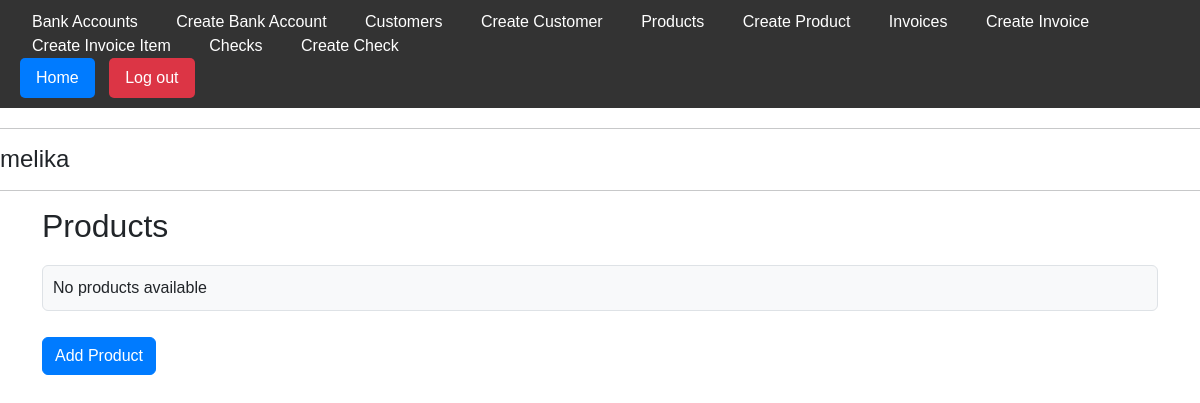
Before: /products/ (signed in) with the older database file.
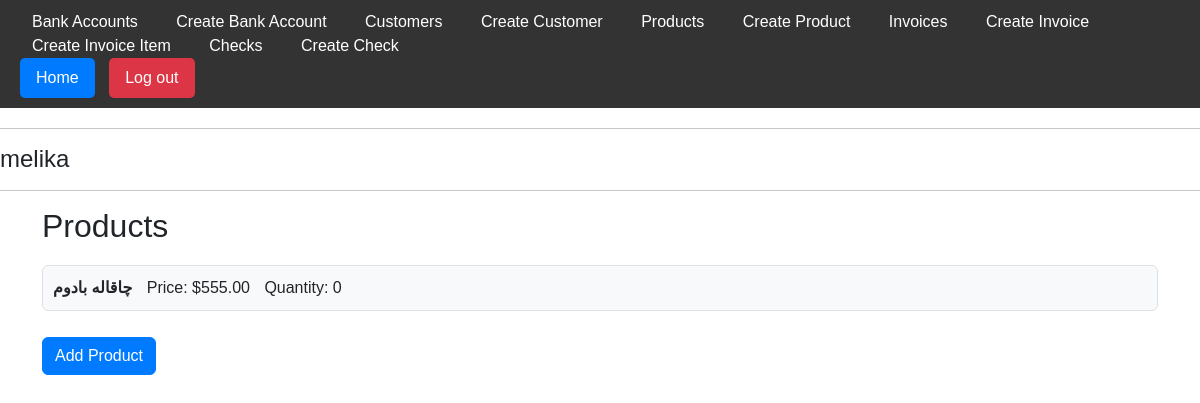
After: the same page with the newer database file.
### app/models.py (models this page shows, shortened)
class Product(models.Model):
    user = models.ForeignKey(User, on_delete=models.CASCADE, null=True, blank=True)
    name = models.CharField(max_length=100)
    price = models.DecimalField(max_digits=10, decimal_places=2)
    quantity = models.PositiveIntegerField(default=0)

### app/views.py (the view)
# urls.py: path('products/', ProductListView.as_view(), name='product-list'),
class ProductListView(LoginRequiredMixin, ListView):
    model = Product
    template_name = 'app/product_list.html'
    def get_queryset(self):
        return Product.objects.filter(user=self.request.user)

### app/templates/app/product_list.html
{% extends 'app/base.html' %}
{% load static %}
{% block extra_css %}
<link rel="stylesheet" type="text/css" href="{% static 'css/product_list.css' %}">
{% endblock %}
{% block content %}
<div class="container">
  <h2>Products</h2>
  <ul class="list-group">
    {% for product in object_list %}
    <li class="list-group-item">
      <span class="product-name">{{ product.name }}</span>
      <span class="product-price">Price: ${{ product.price }}</span>
      <span class="product-quantity">Quantity: {{ product.quantity }}</span>
    </li>
    {% empty %}
    <li class="list-group-item">No products available</li>
    {% endfor %}
  </ul>
  <a href="{% url 'product-create' %}" class="btn btn-primary mt-3">Add Product</a>
</div>
{% endblock %}

Changed rows visible on the page:
added Product: name "چاقاله بادوم", price "555.00", quantity "0"
Other visible differences:
text no longer shown: "No products available"
